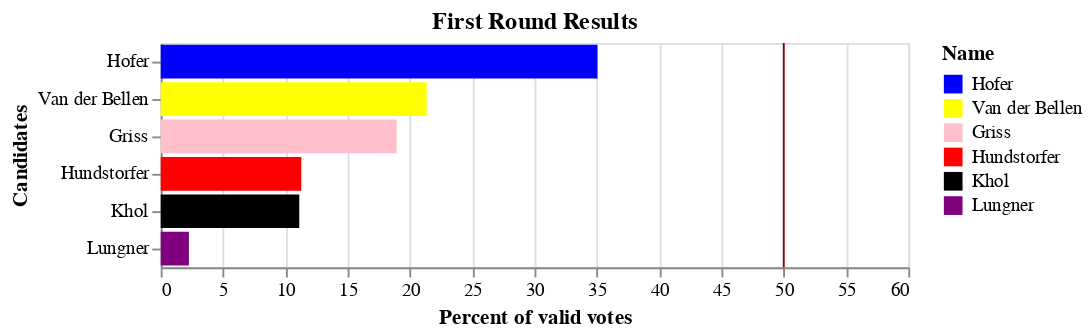

The code cell stored with this chart in its notebook:
### Code cell
# Visualizing the results of the first round
# No candidate finished above 50%
# A second round was held between Hofer and Van der Bellen

color_scale = alt.Scale(
    domain=df3['Name'].unique(),
    range=['blue', 'yellow', 'pink', 'red', 'black', 'purple']
)

chart = alt.Chart(df3).mark_bar().encode(
    x=alt.X('Percent:Q', axis=alt.Axis(title='Percent of valid votes'), scale=alt.Scale(domain=[0, 60])),
    y=alt.Y('Name:N', sort='-x', axis=alt.Axis(title='Candidates'), band=0.9),
    color=alt.Color('Name:N', scale=color_scale),
    tooltip=[
        alt.Tooltip('Name:N', title='Candidate'),
        alt.Tooltip('Votes:Q', title='Votes', format=','),
        alt.Tooltip('Percent:Q', title='Percent', format=','),
    ]
).properties(
    title='First Round Results'
)

threshold = alt.Chart(pd.DataFrame({'threshold': [50]})).mark_rule(color='darkred').encode(
    x='threshold:Q'
)

chart + threshold

### Figure 1 — Vega-Lite specification as saved in the notebook (floating-point values rounded to 4 significant figures)
{"config": {"view": {"continuousWidth": 400, "continuousHeight": 300}}, "layer": [{"data": {"name": "data-824c64a32dd778234b45147f8e8a15e2"}, "mark": "bar", "encoding": {"color": {"field": "Name", "scale": {"domain": ["Hofer", "Van der Bellen", "Griss", "Hundstorfer", "Khol", "Lungner"], "range": ["blue", "yellow", "pink", "red", "black", "purple"]}, "type": "nominal"}, "tooltip": [{"field": "Name", "title": "Candidate", "type": "nominal"}, {"field": "Votes", "format": ",", "title": "Votes", "type": "quantitative"}, {"field": "Percent", "format": ",", "title": "Percent", "type": "quantitative"}], "x": {"axis": {"title": "Percent of valid votes"}, "field": "Percent", "scale": {"domain": [0, 60]}, "type": "quantitative"}, "y": {"axis": {"title": "Candidates"}, "band": 0.9, "field": "Name", "sort": "-x", "type": "nominal"}}, "title": "First Round Results"}, {"data": {"name": "data-7493587260fc1b882ba47e64dcd7eb10"}, "mark": {"type": "rule", "color": "darkred"}, "encoding": {"x": {"field": "threshold", "type": "quantitative"}}}], "$schema": "https://vega.github.io/schema/vega-lite/v4.17.0.json", "datasets": {"data-824c64a32dd778234b45147f8e8a15e2": [{"Name": "Hofer", "Votes": 1499971, "Percent": 35.05}, {"Name": "Van der Bellen", "Votes": 913218, "Percent": 21.34}, {"Name": "Griss", "Votes": 810641, "Percent": 18.94}, {"Name": "Hundstorfer", "Votes": 482790, "Percent": 11.28}, {"Name": "Khol", "Votes": 475767, "Percent": 11.12}, {"Name": "Lungner", "Votes": 96783, "Percent": 2.26}], "data-7493587260fc1b882ba47e64dcd7eb10": [{"threshold": 50}]}}
